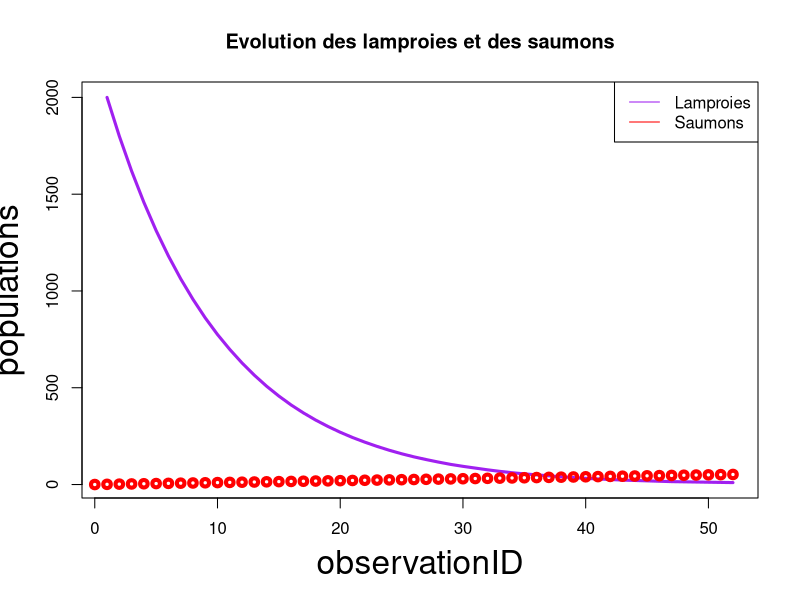

Reproduce this figure in R.
population <- numeric(52)
 population[1] <- 2000

population_2 <- c(52:0)
croissance_population_2 <- seq(52, 0, by = -1)

 for (semaine in 2:52) {
  population[semaine] <- round(population[semaine - 1] * 0.9)
 
 }
observationID <- 1:52
populations <- population

plot(observationID, populations,
     xlab = "observationID",
     ylab = "populations",
     cex.lab = "2",
     main = "Evolution des lamproies et des saumons",
     col = "purple",
     type = "l",
     lwd = "3")
lines(population_2, croissance_population_2,
      type = "b",
      col = "red",
      lwd = 4)
legend("topright",
       legend = c("Lamproies","Saumons"),
       col = c("purple","red"),
       lty = c(1,1)
       )